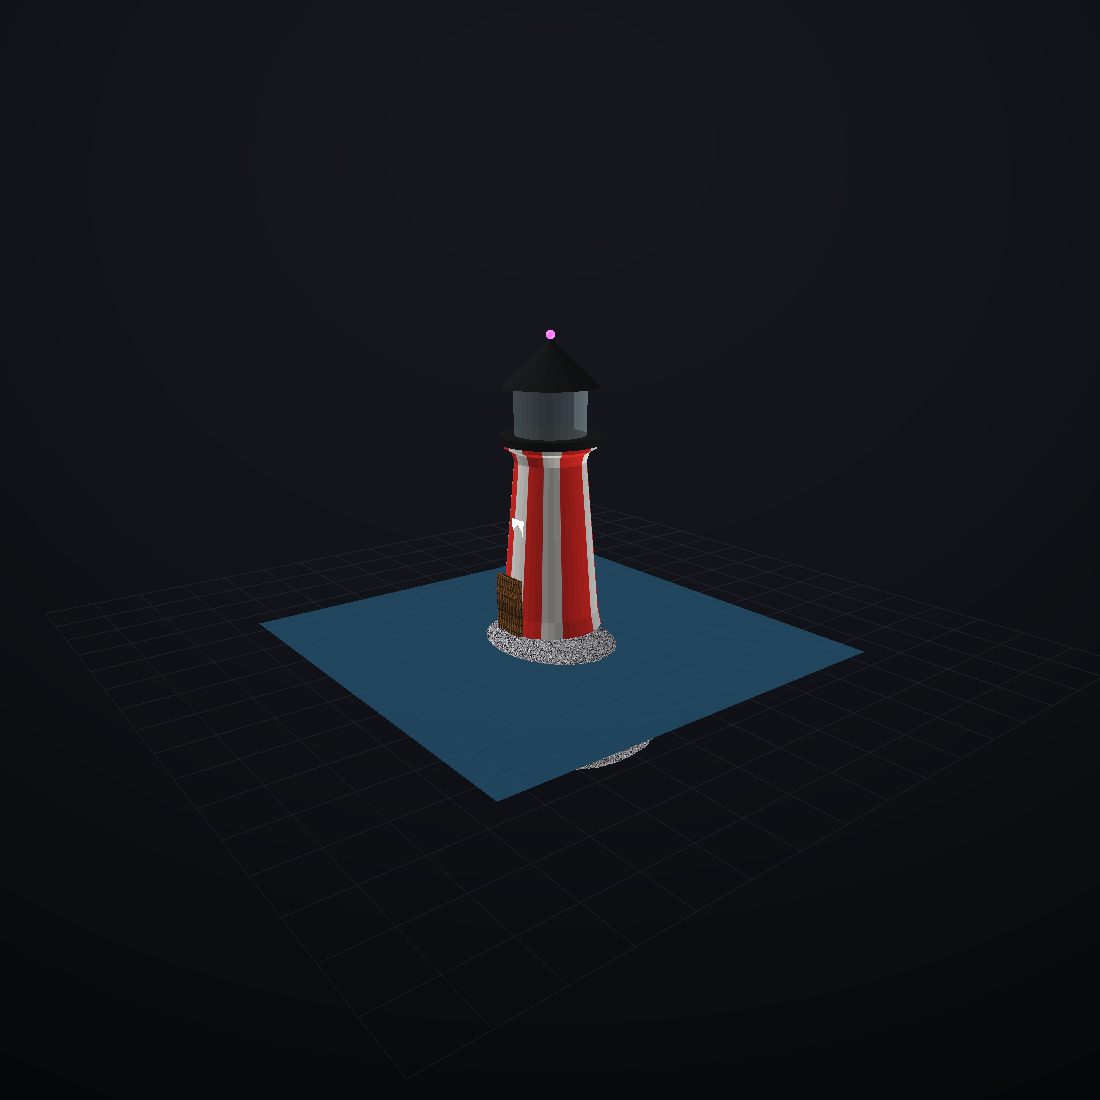

Generate this figure with Python:
"""lighthouse.glb — striped lighthouse on granite rocks in the sea.

Run:  python3 examples/lighthouse.py   (or: aiglb build examples/lighthouse.py -o lighthouse.glb)
"""
import aiglb

scene = aiglb.Scene("lighthouse")

# sea + rock base
scene.add("sea", aiglb.plane(9, 9, uv_scale=0.08), "water", position=(0, 0.0, 0))
scene.add("rock", aiglb.sphere(2.2, 24, 14), "granite", position=(0, -1.12, 0), scale=(1.25, 0.62, 1.0))

# tower: tapered lathe profile, red/white stripes
profile = [(0.0, 0.0), (1.05, 0.02), (0.98, 0.35), (0.72, 3.4), (0.78, 3.6), (0.92, 3.68), (0.92, 3.78), (0.0, 3.78)]
scene.add("tower", aiglb.lathe(profile, segments=44, smooth=True, uv_scale=0.35),
          aiglb.texture_material("stripes", c1=(0.92, 0.18, 0.16), c2=(0.95, 0.94, 0.92),
                                 roughness=0.6, name="lighthouse_stripes"),
          position=(0, 0.35, 0))

# lamp room: dark gallery + glowing lamp + black roof
scene.add("gallery", aiglb.cylinder(1.02, 0.16, 32), "black_metal", position=(0, 4.2, 0))
scene.add("lamp_room", aiglb.cylinder(0.72, 0.95, 32, capped=False), "glass", position=(0, 4.75, 0))
scene.add("lamp", aiglb.cylinder(0.4, 0.62, 24), "lamp_warm", position=(0, 4.75, 0))
scene.add("roof", aiglb.cone(0.95, 0.9, 32), "black_metal", position=(0, 5.66, 0))
scene.add("beacon", aiglb.sphere(0.09, 16, 10), "neon_pink", position=(0, 6.18, 0))

# door + little window
scene.add("door", aiglb.box(0.72, 1.15, 0.1), "dark_wood", position=(0, 0.95, 1.03))
scene.add("window", aiglb.box(0.34, 0.34, 0.08), "lamp_warm", position=(0, 2.5, 0.78))

scene.save()
